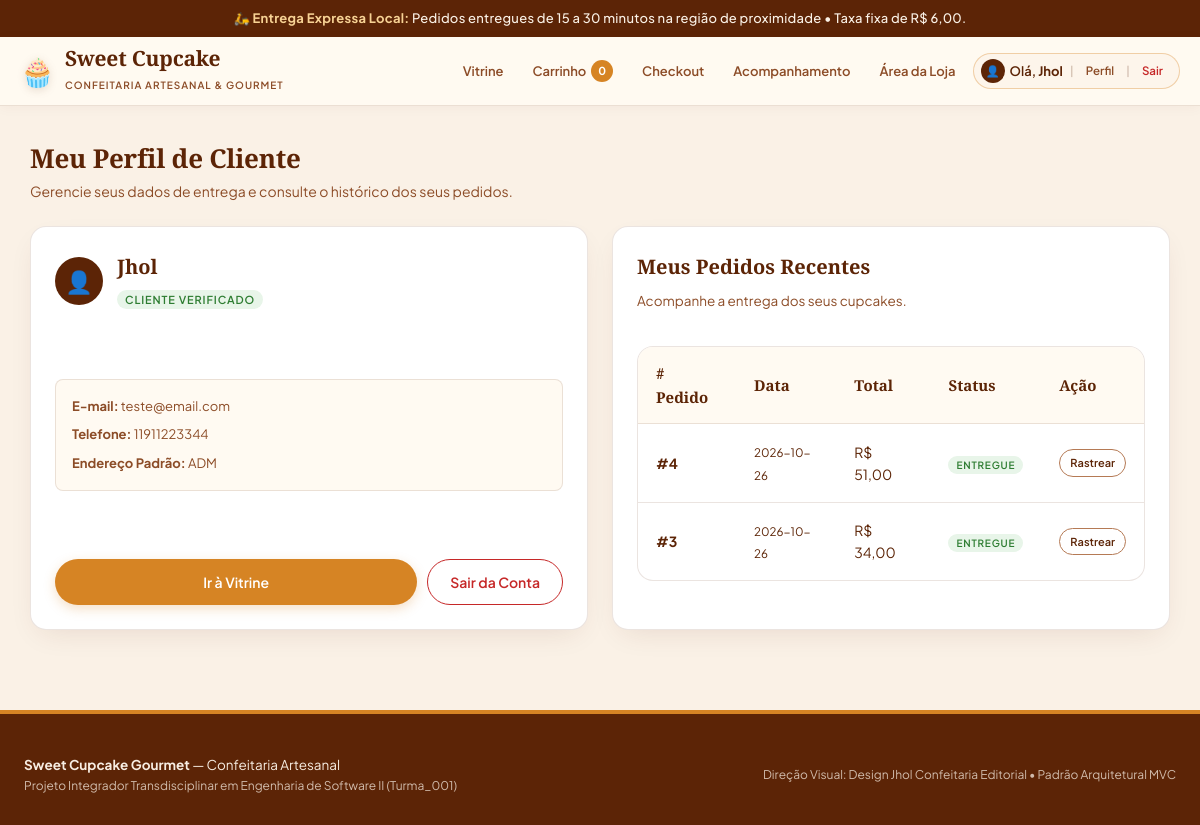
Page /conta (signed in) on the committed database.
### tables this page shows
CREATE TABLE clientes (
    id INTEGER PRIMARY KEY AUTOINCREMENT,
    nome VARCHAR(100) NOT NULL,
    email VARCHAR(120) NOT NULL UNIQUE,
    senha_hash VARCHAR(255) NOT NULL,
    telefone VARCHAR(20),
    endereco_padrao VARCHAR(255),
    criado_em DATETIME DEFAULT CURRENT_TIMESTAMP
);

CREATE TABLE pedidos (
    id INTEGER PRIMARY KEY AUTOINCREMENT,
    cliente_id INTEGER NOT NULL,
    data_pedido DATETIME DEFAULT CURRENT_TIMESTAMP,
    valor_produtos DECIMAL(10, 2) NOT NULL CHECK (valor_produtos >= 0),
    taxa_entrega DECIMAL(10, 2) NOT NULL DEFAULT 6.00 CHECK (taxa_entrega >= 0),
    valor_total DECIMAL(10, 2) NOT NULL CHECK (valor_total > 0),
    forma_pagamento VARCHAR(20) NOT NULL CHECK (forma_pagamento IN ('PIX', 'CARTAO_CREDITO')),
    status_pagamento VARCHAR(20) NOT NULL DEFAULT 'PENDENTE' CHECK (status_pagamento IN ('PENDENTE', 'CONFIRMADO', 'RECUSADO')),
    status_entrega VARCHAR(20) NOT NULL DEFAULT 'RECEBIDO' CHECK (status_entrega IN ('RECEBIDO', 'PREPARANDO', 'EM_ROTA', 'ENTREGUE')),
    endereco_entrega VARCHAR(255) NOT NULL,
    prazo_estimado VARCHAR(30) DEFAULT '15 a 30 minutos',
    observacoes TEXT,
    FOREIGN KEY (cliente_id) REFERENCES clientes(id) ON DELETE RESTRICT
);

### controllers/routes.py (the view)
@routes_bp.route('/conta')
def conta():
    cliente_id = session.get('cliente_id')
    cliente = None
    pedidos = []
    if cliente_id:
        cliente = database.buscar_cliente_por_id(cliente_id)
        pedidos = database.listar_pedidos_cliente(cliente_id)
    return render_template('conta.html', cliente=cliente, pedidos=pedidos)

### models/database.py (called while the page is built)
def get_db_connection() -> sqlite3.Connection:
    conn = sqlite3.connect(DB_FILE)
    conn.execute("PRAGMA foreign_keys = ON;")
    conn.row_factory = sqlite3.Row
    return conn

def buscar_cliente_por_id(cliente_id: int) -> Optional[Dict[str, Any]]:
    conn = get_db_connection()
    cursor = conn.cursor()
    cursor.execute("SELECT id, nome, email, telefone, endereco_padrao FROM clientes WHERE id = ?;", (cliente_id,))
    row = cursor.fetchone()
    conn.close()
    return dict(row) if row else None

def listar_pedidos_cliente(cliente_id: int) -> List[Dict[str, Any]]:
    conn = get_db_connection()
    cursor = conn.cursor()
    cursor.execute(
        """
        SELECT * FROM pedidos
        WHERE cliente_id = ?
        ORDER BY id DESC;
        """,
        (cliente_id,)
    )
    rows = cursor.fetchall()
    conn.close()
    return [dict(r) for r in rows]

### templates/conta.html (shortened to what this page needs)
{% extends "base.html" %}
{% block content %}
{% if cliente %}
  <div class="section-title">
    <h2>Meu Perfil de Cliente</h2>
    <p>Gerencie seus dados de entrega e consulte o histórico dos seus pedidos.</p>
  </div>
  <div style="display: grid; grid-template-columns: repeat(auto-fit, minmax(320px, 1fr)); gap: 24px;">
    <div class="card-cupcake">
      <div style="display: flex; align-items: center; gap: 14px; margin-bottom: 20px;">
        <div class="user-avatar-circle" style="width: 48px; height: 48px; font-size: 22px;">👤</div>
        <div>
          <h3 style="margin-bottom: 2px;">{{ cliente.nome }}</h3>
          <span class="stock-tag" style="background:#e8f5e9; color:#2e7d32;">Cliente Verificado</span>
        </div>
      </div>
      <div style="background: var(--bg-surface); padding: 16px; border-radius: var(--radius-sm); border: 1px solid var(--borda); margin-bottom: 20px;">
        <p style="font-size: 13px; color: var(--marrom-medio); margin-bottom: 8px;">
          <strong>E-mail:</strong> {{ cliente.email }}
        </p>
        <p style="font-size: 13px; color: var(--marrom-medio); margin-bottom: 8px;">
          <strong>Telefone:</strong> {{ cliente.telefone or 'Não informado' }}
        </p>
        <p style="font-size: 13px; color: var(--marrom-medio);">
          <strong>Endereço Padrão:</strong> {{ cliente.endereco_padrao or 'Não informado' }}
        </p>
      </div>
      <div style="display: flex; gap: 10px;">
        <a href="{{ url_for('routes.index') }}" class="btn btn-mel" style="flex: 1;">Ir à Vitrine</a>
        <a href="{{ url_for('routes.logout') }}" class="btn btn-outline" style="color: var(--alerta-erro); border-color: var(--alerta-erro);">Sair da Conta</a>
      </div>
    </div>
    <div class="card-cupcake">
      <h3>Meus Pedidos Recentes</h3>
      <p class="card-desc">Acompanhe a entrega dos seus cupcakes.</p>
      {% if not pedidos %}
        <div class="alert-box alert-info" style="margin-top: 14px;">
          Você ainda não realizou nenhum pedido com esta conta.
        </div>
      {% else %}
        <div class="table-container" style="box-shadow: none; margin-top: 14px;">
          <table>
            <thead>
              <tr>
                <th># Pedido</th>
                <th>Data</th>
                <th>Total</th>
                <th>Status</th>
                <th>Ação</th>
              </tr>
            </thead>
            <tbody>
              {% for p in pedidos %}
              <tr>
                <td><strong>#{{ p.id }}</strong></td>
                <td><small>{{ p.data_pedido.split()[0] if p.data_pedido else 'Hoje' }}</small></td>
                <td>R$ {{ "%.2f"|format(p.valor_total)|replace('.', ',') }}</td>
                <td>
                  {% if p.status_entrega == 'RECEBIDO' %}
                    <span class="stock-tag" style="background:#e3f2fd; color:#1565c0; font-size:10px;">Recebido</span>
                  {% elif p.status_entrega == 'PREPARANDO' %}
                    <span class="stock-tag" style="background:#fff3e0; color:#e65100; font-size:10px;">Preparando</span>
                  {% elif p.status_entrega == 'EM_ROTA' %}
                    <span class="stock-tag" style="background:#f3e5f5; color:#7b1fa2; font-size:10px;">Em Rota</span>
                  {% else %}
                    <span class="stock-tag" style="background:#e8f5e9; color:#2e7d32; font-size:10px;">Entregue</span>
                  {% endif %}
                </td>
                <td>
                  <a href="{{ url_for('routes.rastreio', id=p.id) }}" class="btn btn-outline" style="padding: 4px 10px; font-size: 11px;">Rastrear</a>
                </td>
              </tr>
              {% endfor %}
            </tbody>
          </table>
        </div>
      {% endif %}
    </div>
  </div>
{% endif %}
{% endblock %}

### templates/base.html (shortened to what this page needs)
<!doctype html>
<html lang="pt-BR">
<head>
  <link rel="stylesheet" href="{{ url_for('static', filename='css/style.css') }}">
</head>
<body>
  <div class="topbar-aviso">
    🛵 <strong>Entrega Expressa Local:</strong> Pedidos entregues de 15 a 30 minutos na região de proximidade • Taxa fixa de R$ 6,00.
  </div>
  <header>
    <div class="header-inner">
      <a href="{{ url_for('routes.index') }}" class="brand">
        <span class="brand-logo">🧁</span>
        <div class="brand-info">
          <h1>Sweet Cupcake</h1>
          <span>Confeitaria Artesanal & Gourmet</span>
        </div>
      </a>
      <nav aria-label="Navegação da loja">
        <a href="{{ url_for('routes.index') }}" class="{% if request.endpoint == 'routes.index' %}active{% endif %}">Vitrine</a>
        <a href="{{ url_for('routes.carrinho') }}" class="{% if request.endpoint == 'routes.carrinho' %}active{% endif %}">
          Carrinho <span class="nav-badge" id="carrinho-contador">{{ session.get('carrinho_qtd', 0) }}</span>
        </a>
        <a href="{{ url_for('routes.checkout') }}" class="{% if request.endpoint == 'routes.checkout' %}active{% endif %}">Checkout</a>
        <a href="{{ url_for('routes.rastreio') }}" class="{% if request.endpoint == 'routes.rastreio' %}active{% endif %}">Acompanhamento</a>
        <a href="{{ url_for('routes.operador') }}" class="{% if request.endpoint == 'routes.operador' %}active{% endif %}">Área da Loja</a>
        {% if session.get('cliente_nome') %}
          <div class="user-chip">
            <a href="{{ url_for('routes.conta') }}" class="user-chip-link" title="Visualizar Meu Perfil">
              <span class="user-avatar-circle">👤</span>
              <span class="user-name-text">Olá, <strong>{{ session.get('cliente_nome') }}</strong></span>
            </a>
            <span class="user-chip-sep">|</span>
            <a href="{{ url_for('routes.conta') }}" class="btn-chip-action" title="Meu Perfil">Perfil</a>
            <span class="user-chip-sep">|</span>
            <a href="{{ url_for('routes.logout') }}" class="btn-chip-action btn-chip-logout" title="Encerrar sessão">Sair</a>
          </div>
        {% else %}
          <a href="{{ url_for('routes.conta') }}" class="{% if request.endpoint == 'routes.conta' %}active{% endif %} btn-entrar-nav">
            👤 Entrar / Cadastrar
          </a>
        {% endif %}
      </nav>
    </div>
  </header>
  <main>
    <div class="page-container">
      {% block content %}{% endblock %}
    </div>
  </main>
  <footer>
    <div class="footer-inner">
      <div>
        <p><strong>Sweet Cupcake Gourmet</strong> — Confeitaria Artesanal</p>
        <p class="footer-note">Projeto Integrador Transdisciplinar em Engenharia de Software II (Turma_001)</p>
      </div>
      <div>
        <p class="footer-note">Direção Visual: Design Jhol Confeitaria Editorial • Padrão Arquitetural MVC</p>
      </div>
    </div>
  </footer>
</body>
</html>

### rows in the picture
clientes: get "Jhol", nome "Jhol", email "teste@email.com", telefone "11911223344", endereco_padrao "ADM"
pedidos: id "4", data_pedido "2026-10-26", valor_total "51,00", status_entrega "ENTREGUE"
pedidos: id "3", data_pedido "2026-10-26", valor_total "34,00", status_entrega "ENTREGUE"

### other values in the picture
{{ session.get('carrinho_qtd', 0) }} "0"
